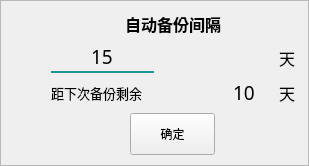
    <widget class="QFrame" name="frame_2">
     <property name="maximumSize">
      <size>
       <width>400</width>
       <height>400</height>
      </size>
     </property>
     <property name="font">
      <font>
       <family>Microsoft YaHei</family>
      </font>
     </property>
     <property name="styleSheet">
      <string notr="true">/* 普通状态底部边框 */
QLineEdit {
    border: none;
    border-bottom: 2px solid rgb(34, 149, 144);  /* 底部边框颜色 */
    background: transparent;
}

/* 获取焦点时的底部边框 */
QLineEdit:focus {
    border-bottom: 2px solid rgb(41, 255, 223);  /* 焦点时颜色 */
}
</string>
     </property>
     <property name="frameShape">
      <enum>QFrame::StyledPanel</enum>
     </property>
     <property name="frameShadow">
      <enum>QFrame::Raised</enum>
     </property>
     <layout class="QGridLayout" name="gridLayout_8">
      <property name="leftMargin">
       <number>50</number>
      </property>
      <property name="rightMargin">
       <number>13</number>
      </property>
      <property name="horizontalSpacing">
       <number>12</number>
      </property>
      <property name="verticalSpacing">
       <number>6</number>
      </property>
      <item row="0" column="0" colspan="4">
       <widget class="QLabel" name="label_38">
        <property name="sizePolicy">
         <sizepolicy hsizetype="Preferred" vsizetype="Preferred">
          <horstretch>0</horstretch>
          <verstretch>0</verstretch>
         </sizepolicy>
        </property>
        <property name="maximumSize">
         <size>
          <width>16777215</width>
          <height>40</height>
         </size>
        </property>
        <property name="font">
         <font>
          <family>Microsoft YaHei</family>
          <pointsize>12</pointsize>
          <bold>true</bold>
         </font>
        </property>
        <property name="text">
         <string>自动备份间隔</string>
        </property>
        <property name="alignment">
         <set>Qt::AlignCenter</set>
        </property>
       </widget>
      </item>
      <item row="1" column="3">
       <widget class="QLabel" name="label_8">
        <property name="sizePolicy">
         <sizepolicy hsizetype="Preferred" vsizetype="Preferred">
          <horstretch>0</horstretch>
          <verstretch>0</verstretch>
         </sizepolicy>
        </property>
        <property name="maximumSize">
         <size>
          <width>40</width>
          <height>16777215</height>
         </size>
        </property>
        <property name="font">
         <font>
          <family>Microsoft YaHei</family>
          <pointsize>12</pointsize>
         </font>
        </property>
        <property name="text">
         <string>天</string>
        </property>
       </widget>
      </item>
      <item row="3" column="0" colspan="4" alignment="Qt::AlignHCenter">
       <widget class="QPushButton" name="autoBackup">
        <property name="sizePolicy">
         <sizepolicy hsizetype="Preferred" vsizetype="Preferred">
          <horstretch>0</horstretch>
          <verstretch>0</verstretch>
         </sizepolicy>
        </property>
        <property name="minimumSize">
         <size>
          <width>85</width>
          <height>42</height>
         </size>
        </property>
        <property name="maximumSize">
         <size>
          <width>120</width>
          <height>40</height>
         </size>
        </property>
        <property name="font">
         <font>
          <family>Microsoft YaHei</family>
         </font>
        </property>
        <property name="text">
         <string>确定</string>
        </property>
       </widget>
      </item>
      <item row="2" column="1">
       <widget class="QLabel" name="leftDays">
        <property name="maximumSize">
         <size>
          <width>81</width>
          <height>16777215</height>
         </size>
        </property>
        <property name="font">
         <font>
          <family>Microsoft YaHei</family>
          <pointsize>14</pointsize>
         </font>
        </property>
        <property name="text">
         <string>10</string>
        </property>
       </widget>
      </item>
      <item row="2" column="3">
       <widget class="QLabel" name="label_9">
        <property name="maximumSize">
         <size>
          <width>40</width>
          <height>16777215</height>
         </size>
        </property>
        <property name="font">
         <font>
          <family>Microsoft YaHei</family>
          <pointsize>12</pointsize>
         </font>
        </property>
        <property name="text">
         <string>天</string>
        </property>
       </widget>
      </item>
      <item row="2" column="0" alignment="Qt::AlignLeft">
       <widget class="QLabel" name="label_7">
        <property name="minimumSize">
         <size>
          <width>170</width>
          <height>0</height>
         </size>
        </property>
        <property name="maximumSize">
         <size>
          <width>16777215</width>
          <height>40</height>
         </size>
        </property>
        <property name="font">
         <font>
          <family>Microsoft YaHei</family>
          <pointsize>10</pointsize>
         </font>
        </property>
        <property name="text">
         <string>距下次备份剩余</string>
        </property>
        <property name="alignment">
         <set>Qt::AlignLeading|Qt::AlignLeft|Qt::AlignVCenter</set>
        </property>
       </widget>
      </item>
      <item row="1" column="0" colspan="2" alignment="Qt::AlignLeft">
       <widget class="QLineEdit" name="backupTime">
        <property name="sizePolicy">
         <sizepolicy hsizetype="Preferred" vsizetype="Preferred">
          <horstretch>0</horstretch>
          <verstretch>0</verstretch>
         </sizepolicy>
        </property>
        <property name="minimumSize">
         <size>
          <width>35</width>
          <height>30</height>
         </size>
        </property>
        <property name="maximumSize">
         <size>
          <width>103</width>
          <height>32</height>
         </size>
        </property>
        <property name="font">
         <font>
          <family>Microsoft YaHei</family>
          <pointsize>14</pointsize>
         </font>
        </property>
        <property name="text">
         <string>15</string>
        </property>
        <property name="alignment">
         <set>Qt::AlignCenter</set>
        </property>
       </widget>
      </item>
     </layout>
    </widget>
